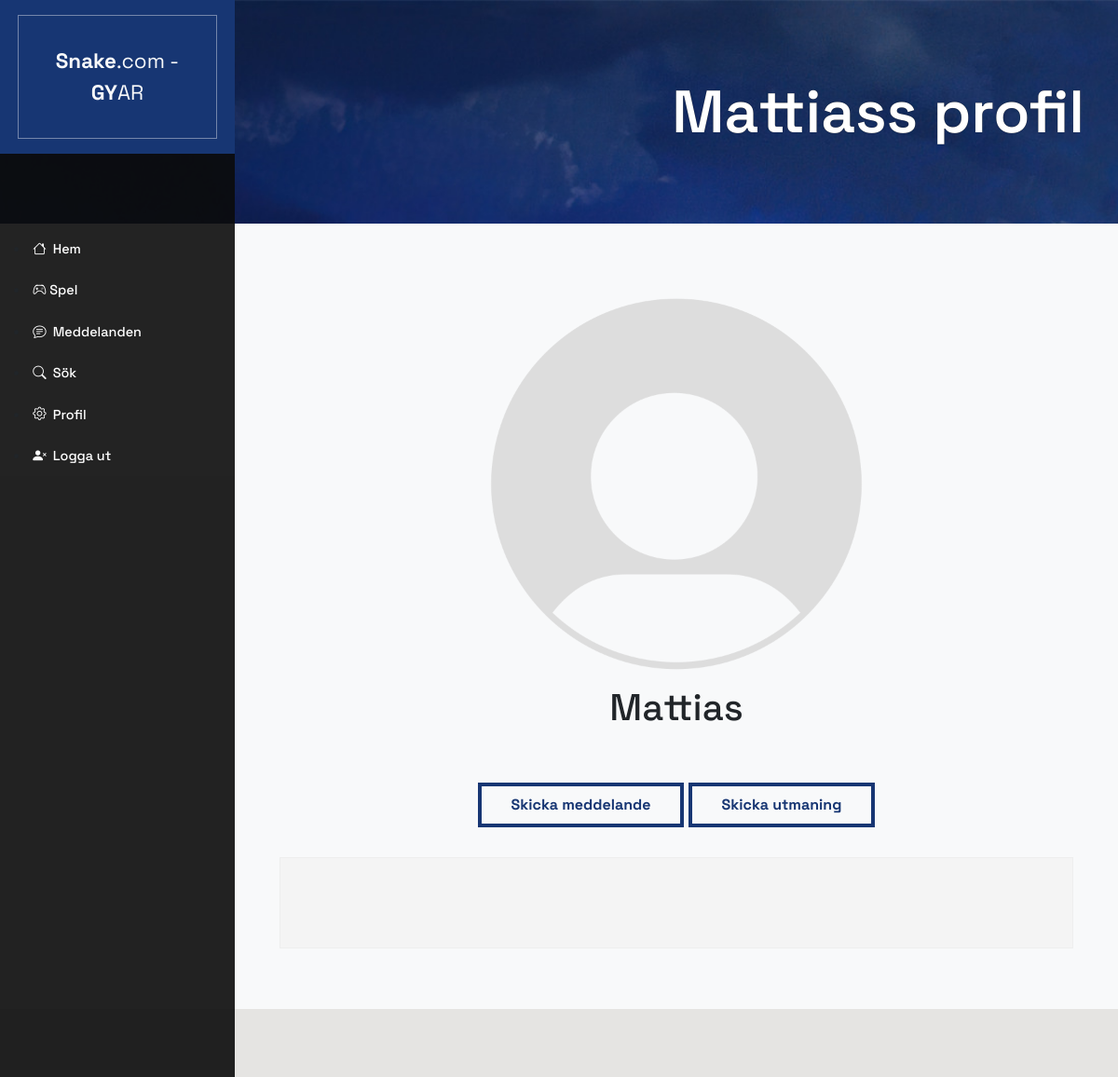
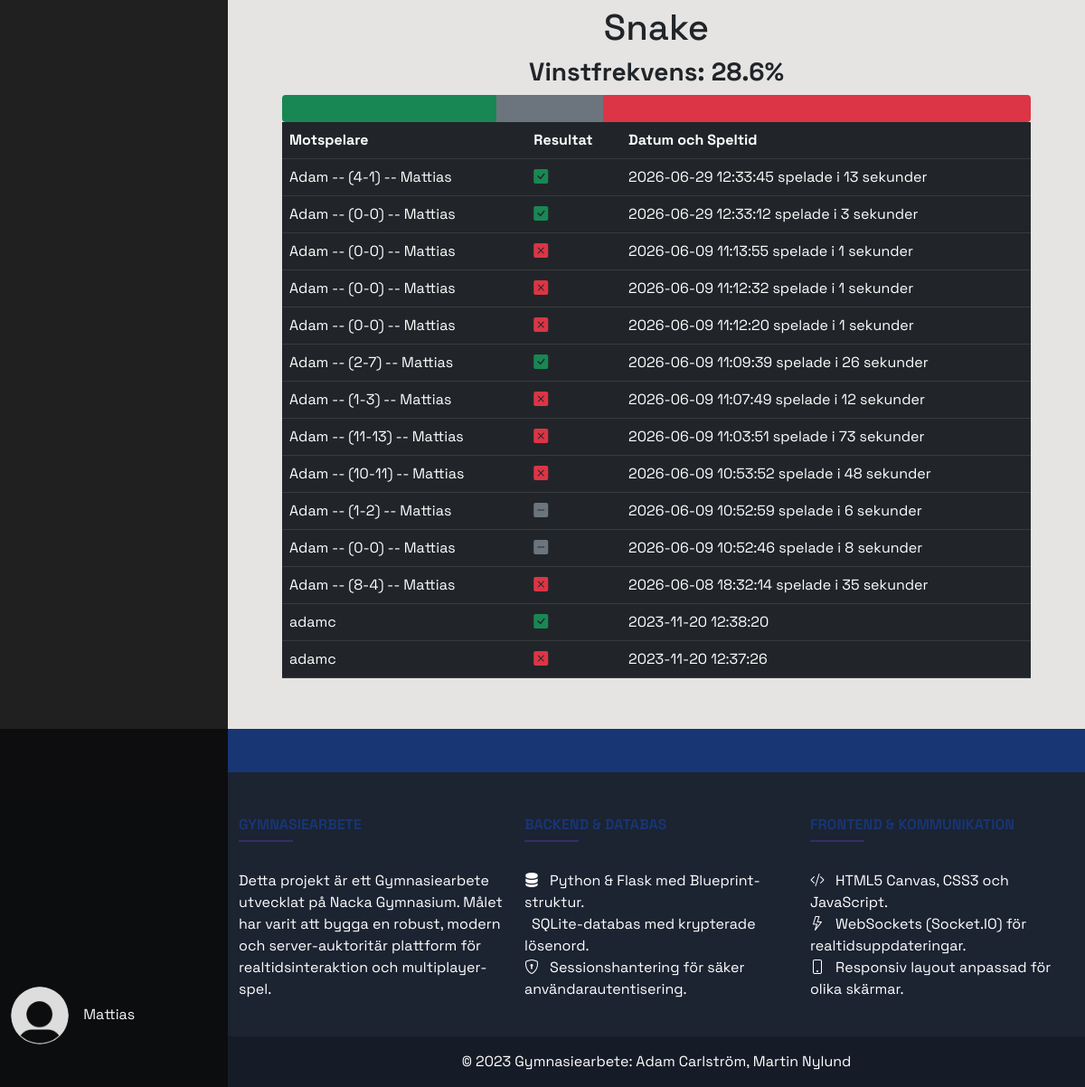
Screenshot of /view_profile/16 (signed in) with the database file from the repository (2 pictures, top to bottom).
### tables this page shows
CREATE TABLE users (
    id INTEGER PRIMARY KEY,
    username TEXT NOT NULL,
    password TEXT NOT NULL,
    description TEXT,
    profile_picture TEXT, 
    creation_date TEXT
);

CREATE TABLE games_history (
    id INTEGER PRIMARY KEY,
    player1_id INTEGER REFERENCES users(id),
    player2_id INTEGER REFERENCES users(id),
    winner_id REFERENCES users(id),
	date TEXT
, duration INTEGER, score_player1 INTEGER, score_player2 INTEGER);

### my_server/profiles/profiles.py (the view)
@profiles_bp.route('/view_profile/<id>')
def view_profile(id=None):
    if 'logged_in' not in session or session['logged_in'] == False:
        abort(401)
    conn = create_connection(current_app.config['DB_PATH'])
    cur = conn.cursor()
    cur.execute('SELECT * FROM users WHERE id = ?', (id, ))
    viewed_user = cur.fetchone()
    cur.execute(
        'SELECT * FROM games_history WHERE player1_id = ? OR player2_id = ? ORDER BY date DESC', (id, id))
    games = cur.fetchall()
    usernames = []
    for game in games:
        if (int(game[2]) == int(id)):
            cur.execute(
                'SELECT id,username FROM users WHERE id == ?', (game[1],))
        elif (int(game[1]) == int(id)):
            cur.execute(
                'SELECT id,username FROM users WHERE id == ?', (game[2],))
        name = cur.fetchone()
        usernames.append(name)
    print(usernames)
    i = 0
    j = 0
    size = len(usernames)
    while (size > i):
        j = i+1
        while (size > j):
            if (not (j == i) and usernames[i] == usernames[j]):
                del usernames[j]
                size -= 1
                j -= 1
            j += 1
        i += 1
    session['page'] = 'view_profile'
    win = 0
    draws = 0
    nr_of_games = 0
    for game in games:
        if not game[3]:
            draws += 1
        elif game[3] == int(id):
            win += 1
        nr_of_games += 1
    if nr_of_games != 0:
        win_rate = int((win / nr_of_games + 0.0005) * 1000)
        win_rate = win_rate / 10
        draw_rate = int((draws / nr_of_games + 0.0005) * 1000)
        draw_rate = draw_rate / 10
    else:
        win_rate = 0
        draw_rate = 0
    loss_rate = 100 - win_rate - draw_rate
    print(usernames)
    return render_template('view_profile.html', active_page='view_profile', viewed_user=viewed_user, games=games, username=usernames, win_rate=win_rate, draw_rate=draw_rate, loss_rate=loss_rate)

### my_server/databasehandler.py (called while the page is built)
def create_connection(db_file = config['DB_PATH']):
    conn = None
    try:
        conn = sqlite3.connect(db_file)
    except sqlite3.Error as e:
        print(e)
    return conn

### my_server/profiles/templates/view_profile.html (shortened to what this page needs)
{% extends 'base.html' %}
{% block header %}
<div class="header-small">
  <div class="header-content">
    <div class="header-text" id="title_header">{{viewed_user[1]}}s profil</div>
  </div>
</div>
{% endblock %}
{% block content1 %}
<div class="box-padding">
  <div class="row">
    <div class="col-12">
      {% if viewed_user[4] != None%}
      <img src="../static/uploads/{{viewed_user[4]}}" alt="Profile picture" class="center-horizontal profile-image"
        style="width: 25rem; height: 25rem;">
      {% else %}
      <img src="../static/images/default_profile.png" alt="Profile picture" class="center-horizontal profile-image"
        style="width: 25rem; height: 25rem;">
      {% endif %}
    </div>
    <div class="col-12 my-3">
      <h1 class="text-center">
        {{viewed_user[1]}}
      </h1>
    </div>
    <div class="col-12 my-3">
      <div class="text-center">
        <button class="button button-small" id="get_to_messages">Skicka meddelande</button>
        <button class="button button-small" id="challengeBtn">Skicka utmaning</button>
      </div>
    </div>
    <div class="col-12 contact text-center text-align-left mt-3" style="padding: 3rem;">
    </div>
  </div>
</div>
{% endblock %}
{% block content2 %}
<div class="box-padding">
  <h1 class="text-center">Snake</h1>
  <div class="h3 text-center w-100"><strong>Vinstfrekvens: {{win_rate}}%</strong></div>
  <div class="progress w-100" style="height: 30px; font-size: 1rem; font-weight: bold;">
    <div id="bar-wins" class="progress-bar bg-success" role="progressbar" style="width: 0%;"></div>
    <div id="bar-draws" class="progress-bar bg-secondary " role="progressbar" style="width: 0%;"></div>
    <div id="bar-losses" class="progress-bar bg-danger" role="progressbar" style="width: 0%;"></div>
  </div>
  <table class="table table-dark">
    <tr>
      <th>
        Motspelare
      </th>
      <th>
        Resultat
      </th>
      <th>
        Datum och Speltid
      </th>
    </tr>
    {%for game in games%}
    <tr>
      <td>
        {%for name in username%}
        {%if name[0] == game[1]%}
        {{name[1]}}
          {%if game[6] and game[7] or game[6]==0 and game[7]==0%}
            -- ({{game[6]}}-{{game[7]}}) -- {{viewed_user[1]}}
          {%endif%}
        {%elif name[0] == game[2]%}
        {{name[1]}}
          {%if game[6] and game[7] or game[6]==0 and game[7]==0%}
            -- ({{game[7]}}-{{game[6]}}) -- {{viewed_user[1]}}
          {%endif%}
        {%endif%}
        {%endfor%}
      </td>
      <td>
        {%if game[3] == viewed_user[0]%}
        <i class="bi bi-check-square-fill text-success"></i>
        {%elif game[3] == game[2] or game[3] == game[1]%}
        <i class="bi bi-x-square-fill text-danger"></i>
        {%else%}
        <i class="bi bi-dash-square-fill text-secondary"></i>
        {%endif%}
      </td>
      <td>
        {{game[4].split('.')[0]}}
        {%if game[5]%}
        spelade i {{game[5]}} sekunder
        {%endif%}
      </td>
    </tr>
    {%endfor%}
  </table>
</div>
{% endblock %}

### my_server/templates/base.html (shortened to what this page needs)
<!DOCTYPE html>
<html lang="en">
<head>
    <link rel="stylesheet" href="{{ url_for('static', filename='style.css') }}">
    <link href="https://cdn.jsdelivr.net/npm/bootstrap@5.0.2/dist/css/bootstrap.min.css" rel="stylesheet"
>
    <link rel="stylesheet" href="https://cdn.jsdelivr.net/npm/bootstrap-icons@1.5.0/font/bootstrap-icons.css">
</head>
<body>
    <div class="all">
        <nav class="glide-left" id="sidebar-navigation">
            <div class="bg-theme py-3">
                <div class="bg-theme logo text-light text-center"> <strong>Snake</strong>.com - <strong>GY</strong>AR</div>
            </div>
            <ul class="d-lg-block links">
                <li><a class="nav-link" href="{{url_for('auth_bp.index')}}">
                        <h5 class="navigation-link">
                            <i class="bi bi-house icon"></i>
                            Hem
                        </h5>
                    </a>
                </li>
                {% if session['logged_in'] == False %}
                <li><a class="nav-link" href="{{url_for('auth_bp.log_in')}}">
                        <h5 class="navigation-link">
                            <i class="bi bi-person-square icon"></i>
                            Logga in
                        </h5>
                    </a>
                </li>
                <li><a class="nav-link" href="{{url_for('auth_bp.new_user')}}">
                        <h5 class="navigation-link">
                            <i class="bi bi-person-plus-fill icon"></i>
                            Skapa konto
                        </h5>
                    </a>
                </li>
                {% else %}
                <li><a class="nav-link" href="{{url_for('game_bp.game_hub')}}">
                        <h5 class="navigation-link">
                            <i class="bi bi-controller"></i>
                            Spel
                        </h5>
                    </a>
                </li>
                <li><a class="nav-link" href="{{url_for('messages_bp.messages')}}">
                        <h5 class="navigation-link">
                            {%if session['message_notification']%}
                            <i class="bi bi-chat-text icon icons-unread message_icon"></i>
                            {%else%}
                            <i class="bi bi-chat-text icon message_icon"></i>
                            {%endif%}
                            Meddelanden
                        </h5>
                    </a>
                </li>
                <li><a class="nav-link" href="{{url_for('search_bp.search_users')}}">
                        <h5 class="navigation-link">
                            <i class="bi bi-search icon"></i>
                            Sök
                        </h5>
                    </a>
                </li>
                <li><a class="nav-link" href="{{url_for('profiles_bp.own_profile')}}">
                        <h5 class="navigation-link">
                            <i class="bi bi-gear icon"></i>
                            Profil
                        </h5>
                    </a>
                </li>
                <li><a class="nav-link" href="{{url_for('auth_bp.logout')}}">
                        <h5 class="navigation-link">
                            <i class="bi bi-person-x-fill icon"></i>
                            Logga ut
                        </h5>
                    </a>
                </li>
                {% endif %}
            </ul>
            {% if session['logged_in'] == True %}
            <div class="status-position">
                <div class="text-light">
                    <img src="../static/uploads/{{session['user']['profile_picture']}}" alt="Profile"
                        class="display-horizontal profile-image">
                    <div class="display-horizontal">{{session['user']['username']}}</div>
                </div>
            </div>
            {%endif%}
        </nav>
        <div id="header">
            {%block header %}
            {% endblock %}
        </div>
        <div class="bg-light left" id="content1">
            {% block content1 %}
            {% endblock %}
        </div>
        <div class="left" id="content2" style="background-color: #E5E4E2;">
            {% block content2 %}
            {% endblock %}
        </div>
        <footer class="text-center text-lg-start text-white left" style="background-color: #1c2331" id="footer">
            <div class="d-flex justify-content-between p-4 bg-theme"></div>
            <div>
                <div class="container text-center text-md-start mt-5">
                    <div class="row mt-3">
                        <div class="col-md-4 col-lg-4 col-xl-4 mx-auto mb-4">
                            <h6 class="text-uppercase fw-bold text-theme">Gymnasiearbete</h6>
                            <hr class="mb-4 mt-0 d-inline-block mx-auto" style="width: 60px; background-color: #7c4dff; height: 2px" />
                            <p>
                                Detta projekt är ett Gymnasiearbete utvecklat på Nacka Gymnasium. Målet har varit att bygga en robust, modern och server-auktoritär plattform för realtidsinteraktion och multiplayer-spel.
                            </p>
                        </div>
                        <div class="col-md-4 col-lg-4 col-xl-4 mx-auto mb-4">
                            <h6 class="text-uppercase fw-bold text-theme">Backend & Databas</h6>
                            <hr class="mb-4 mt-0 d-inline-block mx-auto" style="width: 60px; background-color: #7c4dff; height: 2px" />
                            <p>
                                <i class="bi bi-server me-2"></i> Python & Flask med Blueprint-struktur.<br>
                                 SQLite-databas med krypterade lösenord.<br>
                                <i class="bi bi-shield-lock me-2"></i> Sessionshantering för säker användarautentisering.
                            </p>
                        </div>
                        <div class="col-md-4 col-lg-4 col-xl-4 mx-auto mb-4">
                            <h6 class="text-uppercase fw-bold text-theme">Frontend & Kommunikation</h6>
                            <hr class="mb-4 mt-0 d-inline-block mx-auto" style="width: 60px; background-color: #7c4dff; height: 2px" />
                            <p>
                                <i class="bi bi-code-slash me-2"></i> HTML5 Canvas, CSS3 och JavaScript.<br>
                                <i class="bi bi-lightning me-2"></i> WebSockets (Socket.IO) för realtidsuppdateringar.<br>
                                <i class="bi bi-phone me-2"></i> Responsiv layout anpassad för olika skärmar.
                            </p>
                        </div>
                    </div>
                </div>
            </div>
            <div class="text-center p-3" style="background-color: rgba(0, 0, 0, 0.2)">
                © 2023 Gymnasiearbete:
                <a class="text-white text-decoration-none" href="#">Adam Carlström, Martin Nylund</a>
            </div>
        </footer>
    </div>
</body>
</html>

### my_server/static/style.css (style rules this page uses)
html { scroll-behavior: smooth; }
body { background-image: url("images/landscape.jpg"); background-repeat: no-repeat; background-size: cover; background-attachment: fixed; animation-name: image; animation-duration: 60s; animation-delay: 1s; animation-iteration-count: infinite; overflow-x: hidden; }
.all { font-family: 'Space Grotesk', sans-serif; }
.glide-left { animation: glide-left 0.5s ease-out forwards; }
.header-small { height: 30vh; }
.left { padding: 0 0 0 21%; }
.header-content { position: relative; float: right; text-align: right; top: 50%; transform: translateY(-50%); right: 3%; width: 40rem; color: white; text-shadow: 0 0 0.1vh black; font-family: 'Space Grotesk', sans-serif; }
.header-text { font-weight: 600; font-size: 400%; line-height: 4rem; }
#sidebar-navigation { width: 21%; float: left; height: 100%; position: fixed; top:0; left:0; background-color: rgba(12, 12, 12, 0.9); z-index: 100; }
.links { margin-top: 10vh; }
.navigation-link { font-size: 1.2vw; color: white; padding: 1.3vh 0 1.3vh 2vw; transition: 0.5s; margin: -0.3rem; animation-timing-function: ease-out; border-left: 0 solid rgba(0, 0, 0, 0); transform: translateX(-2rem); }
.icon { margin: 0 2% 0 0; transform: translateY(-10%); }
.status-position { position: fixed; bottom: 2%; }
.contact { padding-left: 15px; font-size: 13px; color: #aaa; background-color: #f4f4f4; border: 1px solid #eee; outline: none; box-shadow: none; line-height: 40px; width: 100%; height: 40px; margin-bottom: 25px; margin-top: 1rem; }
.button { background-color: rgba(0, 0, 0, 0); border: 0.3rem solid #173673; padding: 0.5rem 8vw 0.5rem 8vw; justify-content: center; font-weight: bold; color: #173673; transition: 0.3s; margin-top: 1rem; }
.button-small { padding-right: 2rem; padding-left: 2rem; }
.bg-theme { background-color: #173673; }
.text-theme { color: #173673; }
.logo { margin: auto; border-style: solid; border-width: 0.1rem; border-color: rgba(255, 255, 255, 0.4); padding: 2rem; justify-content: center; width: 85%; font-size: 140%; }
.display-horizontal { display: inline; margin-left: 1vw; }
.center-horizontal { position: relative; left: 50%; transform: translateX(-50%); }
.profile-image { width: 4rem; height: 4rem; border-radius: 50%; }
.box-padding { padding: 5rem 5vw 5vh 5vw; width: 100%; }

### rows the page displays
users: user.username "Mattias", username "Mattias", profile_picture (placeholder picture)
games_history: score_player2 "4", score_player1 "1", date "2026-06-29 12:33:45", duration "13"
users: username "Adam"
games_history: score_player2 "0", score_player1 "0", date "2026-06-29 12:33:12", duration "3"
games_history: score_player1 "0", score_player2 "0", date "2026-06-09 11:13:55", duration "1"
games_history: score_player1 "0", score_player2 "0", date "2026-06-09 11:12:32", duration "1"
games_history: score_player1 "0", score_player2 "0", date "2026-06-09 11:12:20", duration "1"
games_history: score_player1 "2", score_player2 "7", date "2026-06-09 11:09:39", duration "26"
games_history: score_player2 "1", score_player1 "3", date "2026-06-09 11:07:49", duration "12"
games_history: score_player2 "11", score_player1 "13", date "2026-06-09 11:03:51", duration "73"
games_history: score_player2 "10", score_player1 "11", date "2026-06-09 10:53:52", duration "48"
games_history: score_player2 "1", score_player1 "2", date "2026-06-09 10:52:59", duration "6"
games_history: score_player1 "0", score_player2 "0", date "2026-06-09 10:52:46", duration "8"
games_history: score_player1 "8", score_player2 "4", date "2026-06-08 18:32:14", duration "35"
games_history: date "2023-11-20 12:38:20"
users: username "adamc"
games_history: date "2023-11-20 12:37:26"

### other values shown
{{ win_rate }} "28.6"
